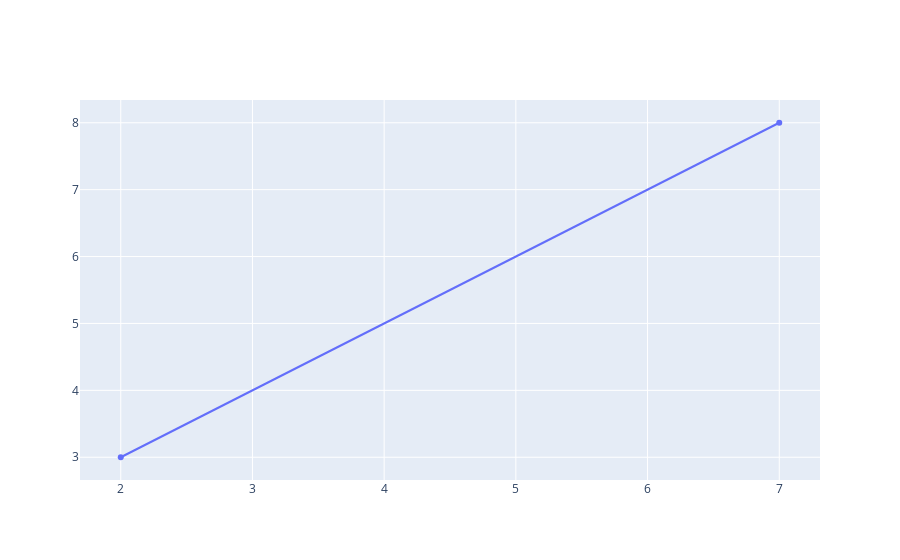

Notebook code for this chart:
### Code cell
fig.add_trace(trace1)

### Figure 1 — Plotly figure (JSON) as saved in the notebook; plotly's stock layout.template omitted (floating-point values rounded to 4 significant figures)
{"data": [{"type": "scatter", "x": [2, 7], "y": [3, 8]}], "layout": {}}
